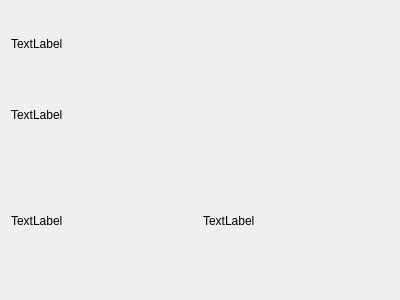
<?xml version="1.0" encoding="UTF-8"?>
<ui version="4.0">
 <class>Form</class>
 <widget class="QWidget" name="Form">
  <property name="geometry">
   <rect>
    <x>0</x>
    <y>0</y>
    <width>400</width>
    <height>300</height>
   </rect>
  </property>
  <property name="sizePolicy">
   <sizepolicy hsizetype="Preferred" vsizetype="Fixed">
    <horstretch>0</horstretch>
    <verstretch>0</verstretch>
   </sizepolicy>
  </property>
  <property name="windowTitle">
   <string>Form</string>
  </property>
  <layout class="QVBoxLayout" name="verticalLayout">
   <item>
    <layout class="QHBoxLayout" name="horizontalLayout">
     <item>
      <layout class="QGridLayout" name="gridLayout"/>
     </item>
     <item>
      <layout class="QVBoxLayout" name="verticalLayout_3">
       <item>
        <widget class="QLabel" name="label_3">
         <property name="text">
          <string>TextLabel</string>
         </property>
        </widget>
       </item>
       <item>
        <widget class="QLabel" name="label_4">
         <property name="text">
          <string>TextLabel</string>
         </property>
        </widget>
       </item>
      </layout>
     </item>
    </layout>
   </item>
   <item>
    <layout class="QHBoxLayout" name="horizontalLayout_2">
     <item>
      <widget class="QLabel" name="label">
       <property name="sizePolicy">
        <sizepolicy hsizetype="Preferred" vsizetype="Fixed">
         <horstretch>0</horstretch>
         <verstretch>0</verstretch>
        </sizepolicy>
       </property>
       <property name="text">
        <string>TextLabel</string>
       </property>
      </widget>
     </item>
     <item>
      <widget class="QLabel" name="label_2">
       <property name="text">
        <string>TextLabel</string>
       </property>
      </widget>
     </item>
    </layout>
   </item>
  </layout>
 </widget>
 <resources/>
 <connections/>
</ui>
